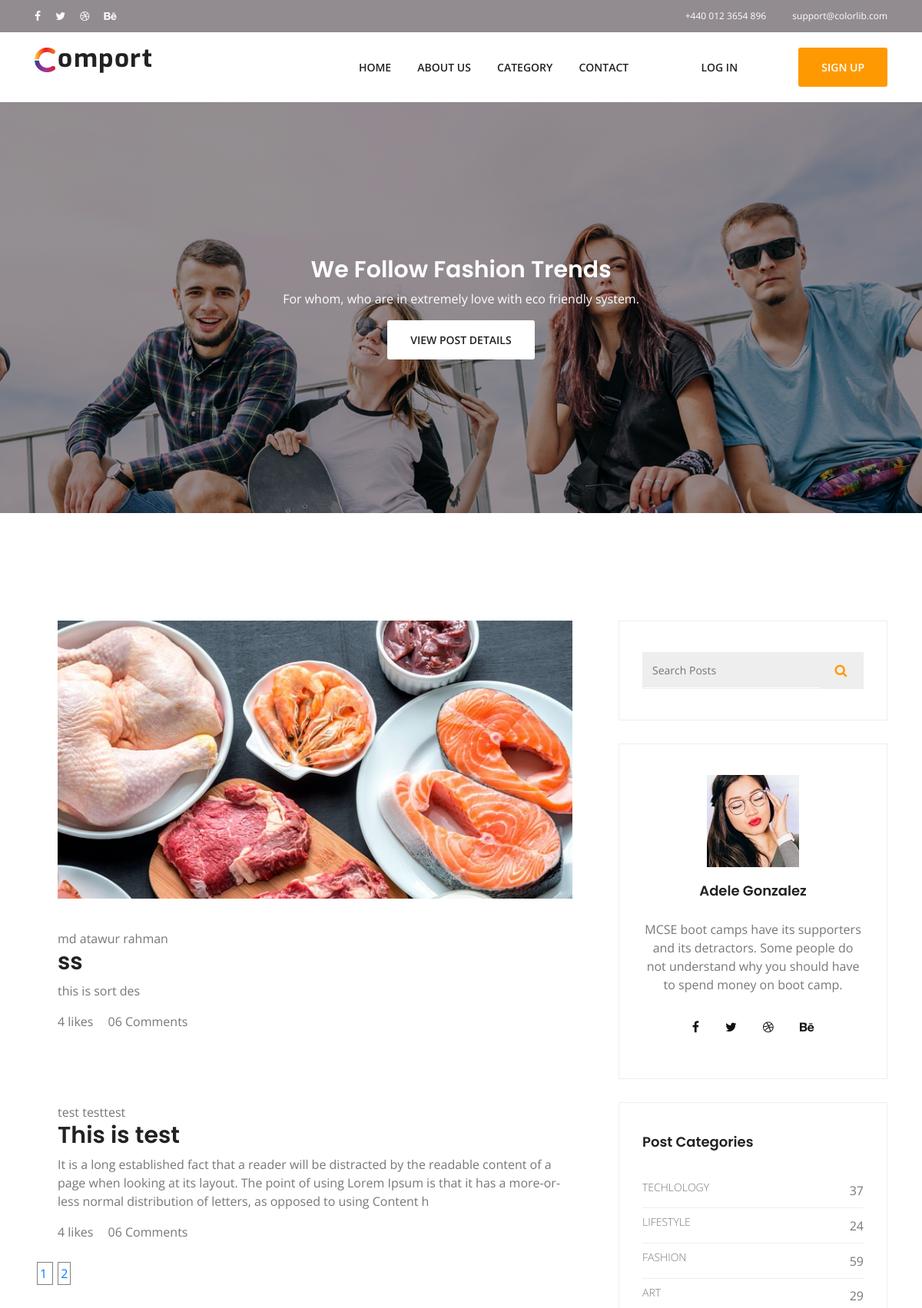
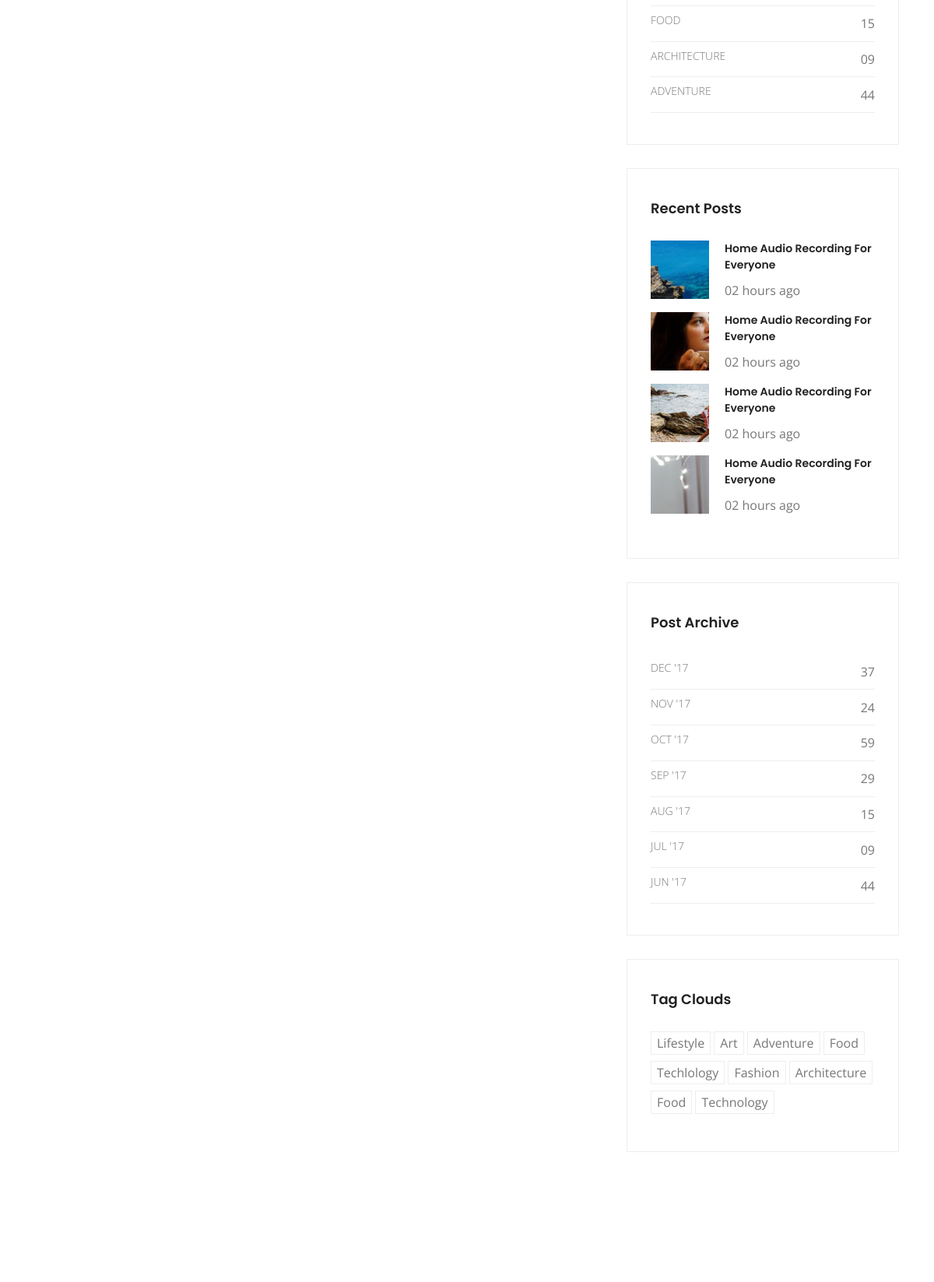
Screenshot of /?pageno=2 (upper part) with the database file from the repository (2 pictures, top to bottom).
### tables this page shows
CREATE TABLE `posts` (
  `id` int(11) NOT NULL,
  `title` varchar(250) NOT NULL,
  `category_id` int(11) NOT NULL,
  `sort_description` varchar(250) NOT NULL,
  `full_description` text NOT NULL,
  `feature_image` varchar(250) NOT NULL,
  `created_by` int(11) NOT NULL,
  `created` datetime NOT NULL,
  `updated_by` int(11) NOT NULL,
  `updated` datetime NOT NULL,
  `status` int(11) NOT NULL
);

CREATE TABLE `users` (
  `users_id` int(11) NOT NULL,
  `first_name` varchar(200) NOT NULL,
  `middle_name` varchar(200) NOT NULL,
  `last_name` varchar(250) NOT NULL,
  `email` varchar(250) NOT NULL,
  `password` varchar(255) NOT NULL,
  `mobile_number` varchar(20) NOT NULL,
  `profile_picture` varchar(250) NOT NULL,
  `user_type_id` tinyint(2) NOT NULL DEFAULT 2
);

### functions.php (called while the page is built, shortened)
<?php
include_once('./db/db_connect.php');
 function get_all_post($where_conditions=null,$pegination=false,$offset=null,$no_of_records_per_page=null){
     global $conn;
    $sql = "
        SELECT
    posts.*,
    category.`name` category_name,
    users.first_name,
    users.middle_name,
    users.last_name,
    users.email,
    `status`.`name` status_name
    FROM
    posts
    INNER JOIN category ON posts.category_id = category.id
    INNER JOIN users ON posts.created_by = users.users_id
    INNER JOIN `status` ON posts.`status` = `status`.id
    ";
    if($where_conditions){
       $sql =  $sql .  $where_conditions;
    }
    $sql = $sql." order by posts.id desc";
     if($pegination){
         $sql = $sql." limit  $offset , $no_of_records_per_page";
     }
    $result = mysqli_query($conn, $sql);
    return $result;
 }

### index.php (the view)
<?php
  require_once("./header.php");
  require_once ('./functions.php');
    $where_condition = 'Where posts.status=1';
    $total = get_all_post($where_condition);
    $total_rows = $total->num_rows;
    if (isset($_GET['pageno'])) {
        $pageno = $_GET['pageno'];
    } else {
        $pageno = 1;
    }
    $no_of_records_per_page = 2;
    $offset = ($pageno-1) * $no_of_records_per_page;
    $total_pages = ceil($total_rows / $no_of_records_per_page);
    $all_post = get_all_post($where_condition,true,$offset,$no_of_records_per_page);
?>
    <div class="page-title page-title-blog text-center">
        <div class="container">
            <div class="row">
                <div class="col-md-6 offset-md-3">
                    <h2>We Follow Fashion Trends</h2>
                    <p>For whom, who are in extremely love with eco friendly system.</p>
                    <a href="#" class="template-btn">view post details</a>
                </div>
            </div>
        </div>
    </div>
			<section class="blog-posts-area section-padding">
                    <div class="container">
                        <div class="row">
                            <div class="col-lg-8 post-list blog-post-list">
                                <?php if($all_post->num_rows > 0){?>
                                <?php  while($row=mysqli_fetch_assoc($all_post)){
                                    ?>
                                <div class="single-post">
                                    <a href="post_details.php?id=<?php echo base64_encode($row['id']); ?>">
                                        <img class="img-fluid" src="<?php echo $row['feature_image']?>" alt="">
                                    </a>
                                        <ul class="tags">
                                        <li><a href="#"><?php echo $row['first_name'].' '.$row['middle_name'].''.$row['last_name']; ?> </a></li>
                                    </ul>
                                    <a href="post_details.php?id=<?php echo base64_encode($row['id']); ?>">
                                        <h2>
                                            <?php echo $row['title']?>
                                        </h2>
                                    </a>
                                    <p>
                                        <?php echo $row['sort_description']?>
                                    </p>
                                    <div class="bottom-meta">
                                        <div class="user-details row align-items-center">
                                            <div class="comment-wrap col-lg-6">
                                                <ul>
                                                    <li><a href="#"><span class="lnr lnr-heart"></span>	4 likes</a></li>
                                                    <li><a href="#"><span class="lnr lnr-bubble"></span> 06 Comments</a></li>
                                                </ul>
                                            </div>
                                        </div>
                                    </div>
                                </div>
                                <?php }?>
                                    <ul class="pegination">
                                        <?php for($i=1;$i<=$total_pages;$i++){?>
                                            <li style="display: inline;border: 1px solid grey;margin: 3px;padding: 3px">
                                                <a href="?pageno=<?php echo $i;?>"><?php echo $i;?></a>
                                            </li>
                                        <?php } ?>
                                    </ul>
                               <?php } else{ ?>
                                <div>No Data Found</div>
                                <?php } ?>
                            </div>
                            <?php include_once('right_sidebar.php');?>
                        </div>
                    </div>
                </section>
<?php
include_once("./footer.php");
?>

### assets/css/style.css (style rules this page uses)
body { color:#777;font-family:"Open Sans",sans-serif;font-weight:400 }
h2 { color:#222;font-family:"Poppins",sans-serif;font-size:36px;font-weight:600 }
ul { margin:0;padding:0;list-style:none }
.page-title.page-title-blog { background-color:#b0b0b0;background-image:url("../images/blog-bg.jpg");background-repeat:no-repeat;background-position:center;background-size:cover;padding:200px 0;position:relative;z-index:1 }
.page-title.page-title-blog:after { content:'';position:absolute;top:0;left:0;width:100%;height:100%;background:rgba(0,0,0,0.4);z-index:-1 }
.page-title.page-title-blog h2,.page-title.page-title-blog p { color:#fff }
.page-title.page-title-blog .template-btn { color:#222 !important;background:#fff }
.blog-post-list .single-post { background:transparent;padding:0px 30px }
.single-post { margin-bottom:30px }
.single-post .tags { margin-top:40px }
.single-post .tags li { display:inline-block }
.single-post .tags li a { color:#777;display:inline-block }
.single-post .comment-wrap ul li,.single-post .social-wrap ul li { display:inline-block;margin-right:15px }
.single-post .comment-wrap ul li a,.single-post .social-wrap ul li a { color:#777 }
h2 { font-size:30px }
.template-btn { color:#fff !important;background:#ff9902;font-family:"Open Sans",sans-serif;text-transform:uppercase;font-size:14px;font-weight:600;display:inline-block;padding:15px 30px !important;-webkit-border-radius:3px;-moz-border-radius:3px;-ms-border-radius:3px;-o-border-radius:3px;border-radius:3px;-webkit-transition:all .5s;-moz-transition:all .5s;-o-transition:all .5s;transition:all 0.5s }
.section-padding { padding:140px 0 }

### rows the page displays
posts: feature_image (picture), users.first_name "md", users.middle_name "atawur", users.last_name "rahman", title "ss", sort_description "this is sort des"
posts: users.first_name "test", users.middle_name "test", users.last_name "test", title "This is test", sort_description "It is a long established fact that a reader will be distracted by the readable content of a page when looking at its layout. The point of using Lorem Ipsum is that it has a more-or-less normal distribution of letters, as opposed to using Content h"
